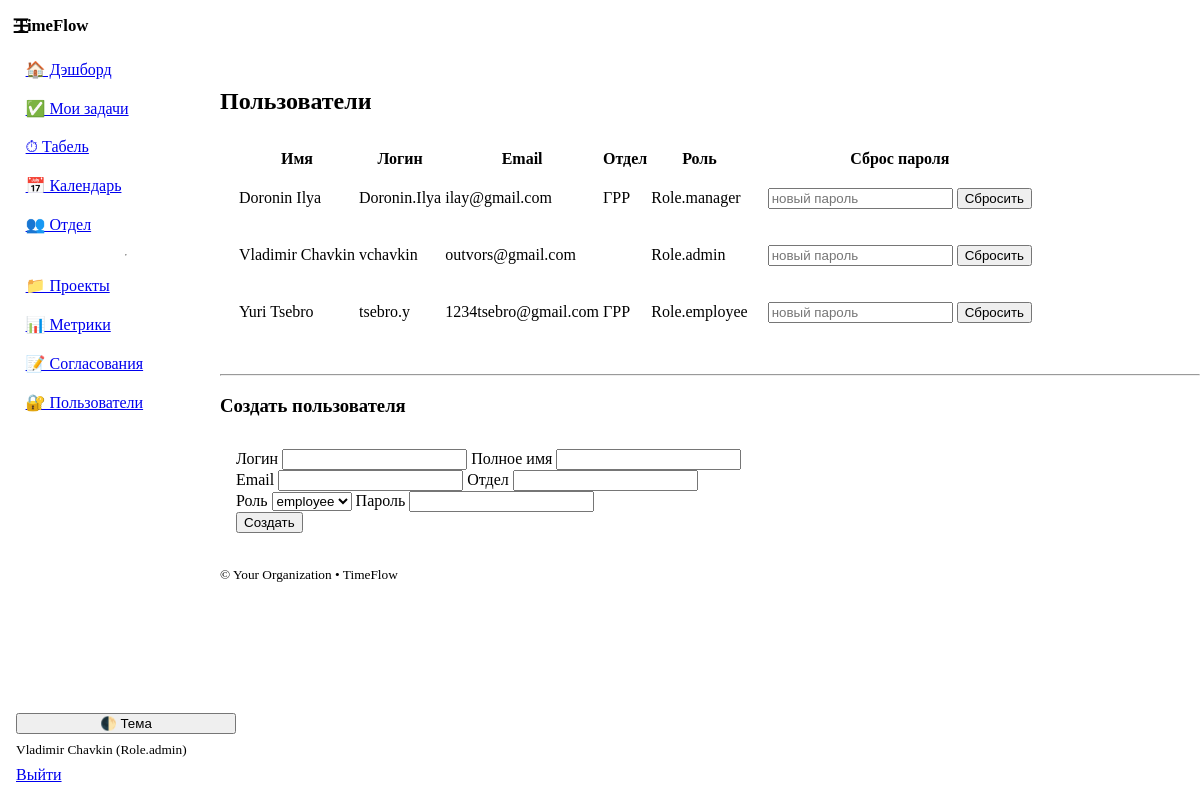
Page /admin/users (signed in) on the committed database.
### models.py (models this page shows)
class User(Base):
    __tablename__ = "users"
    id: Mapped[int] = mapped_column(Integer, primary_key=True, index=True)
    username: Mapped[str] = mapped_column(String(50), unique=True, index=True)
    full_name: Mapped[str] = mapped_column(String(120))
    email: Mapped[str] = mapped_column(String(200), unique=True)
    department: Mapped[str] = mapped_column(String(120), default="")
    role: Mapped[Role] = mapped_column(Enum(Role), default=Role.employee)
    is_active: Mapped[bool] = mapped_column(Boolean, default=True)
    hashed_password: Mapped[str] = mapped_column(String(255))
    created_at: Mapped[dt.datetime] = mapped_column(DateTime, default=dt.datetime.utcnow)
    tasks: Mapped[list["Task"]] = relationship(
        "Task",
        back_populates="assignee",
        foreign_keys="Task.assignee_id",
    )
    time_entries: Mapped[list["TimeEntry"]] = relationship(
        "TimeEntry",
        back_populates="user",
        foreign_keys="TimeEntry.user_id",
    )
    member_projects: Mapped[list["ProjectMember"]] = relationship(backref="user", cascade="all, delete-orphan")

### app.py (the view)
@app.get("/admin/users", response_class=HTMLResponse)
def users_page(request: Request, db: Session = Depends(get_db), user: User = Depends(require_roles(Role.admin))):
    users = db.scalars(select(User).order_by(User.full_name)).all()
    return templates.TemplateResponse("users.html", {"request": request, "user": user, "users": users, "app_name": APP_NAME})

### templates/users.html (shortened to what this page needs)
{% extends "base.html" %}
{% block content %}
  <h2>Пользователи</h2>
  <table>
    <thead><tr><th>Имя</th><th>Логин</th><th>Email</th><th>Отдел</th><th>Роль</th><th>Сброс пароля</th></tr></thead>
    <tbody>
      {% for u in users %}
      <tr>
        <td>{{ u.full_name }}</td>
        <td>{{ u.username }}</td>
        <td>{{ u.email }}</td>
        <td>{{ u.department }}</td>
        <td>{{ u.role }}</td>
        <td>
          <form method="post" action="/admin/users/reset_password" class="grid">
            <input type="password" name="new_password" placeholder="новый пароль" required>
            <button type="submit">Сбросить</button>
          </form>
        </td>
      </tr>
      {% endfor %}
    </tbody>
  </table>
  <hr>
  <h3>Создать пользователя</h3>
  <form method="post" action="/admin/users/new">
    <div class="grid">
      <label>Логин <input type="text" name="username" required></label>
      <label>Полное имя <input type="text" name="full_name" required></label>
    </div>
    <div class="grid">
      <label>Email <input type="email" name="email" required></label>
      <label>Отдел <input type="text" name="department"></label>
    </div>
    <div class="grid">
      <label>Роль
        <select name="role">
          <option value="employee">employee</option>
        </select>
      </label>
      <label>Пароль <input type="password" name="password" required></label>
    </div>
    <button type="submit">Создать</button>
  </form>
{% endblock %}

### templates/base.html (shortened to what this page needs)
<!doctype html>
<html lang="ru" data-theme="light">
<head>
  <link rel="stylesheet" href="https://cdn.jsdelivr.net/npm/@picocss/pico@1/css/pico.min.css">
  <link rel="stylesheet" href="/static/theme.css">
</head>
<body class="layout">
  <aside class="sidebar">
    <div class="brand">
      <strong>{{ app_name }}</strong>
    </div>
    <nav class="menu">
      <a href="/dashboard">🏠 Дэшборд</a>
      <a href="/tasks?mine=1">✅ Мои задачи</a>
      <a href="/timesheet">⏱ Табель</a>
      <a href="/leaves">📅 Календарь</a>
      <a href="/team">👥 Отдел</a>
      {% if user and (user.role in ['manager','admin']) %}
        <hr>
        <a href="/projects">📁 Проекты</a>
        <a href="/metrics">📊 Метрики</a>
        <a href="/admin/approvals">📝 Согласования</a>
        {% if user.role == "admin" %}<a href="/admin/users">🔐 Пользователи</a>{% endif %}
      {% endif %}
    </nav>
    <div class="sidebar-bottom">
      <button class="contrast full" onclick="toggleTheme()">🌓 Тема</button>
      {% if user %}
        <small class="muted">{{ user.full_name }} ({{ user.role }})</small>
        <a href="/auth/logout" class="secondary full">Выйти</a>
      {% endif %}
    </div>
  </aside>
  <header class="topbar">
    <label for="nav-toggle" class="burger" aria-label="Открыть меню">☰</label>
  </header>
  <main class="content container">
    {% block content %}{% endblock %}
  </main>
  <footer class="container footer-note">
    <small>&copy; {{ org_name if org_name is defined else '' }} • {{ app_name }}</small>
  </footer>
</body>
</html>

### static/theme.css (style rules this page uses)
:root { --sidebar-w: 220px; --topbar-h: 52px; --pico-border-radius: 12px; --tf-critical: hsl(0 75% 45%); --tf-badge-green-bg: hsl(148 58% 88%); --tf-badge-green-fg: hsl(148 45% 24%); --tf-badge-amber-bg: hsl(40 95% 90%); --tf-badge-amber-fg: hsl(28 65% 28%); --tf-badge-red-bg: hsl(3 80% 92%); --tf-badge-red-fg: hsl(3 70% 35%); --tf-badge-blue-bg: hsl(224 90% 92%); --tf-badge-blue-fg: hsl(224 70% 30%); --tf-badge-gray-bg: hsl(210 16% 90%); --tf-badge-gray-fg: hsl(210 12% 30%); }
.layout { display: contents; }
.sidebar { position: fixed; inset: 0 auto 0 0; width: var(--sidebar-w); background: var(--pico-card-background-color); border-right: 1px solid var(--pico-muted-border-color); padding: 1rem; display: flex; flex-direction: column; gap: 1rem; transform: translateX(-100%); transition: transform .2s ease; z-index: 1000; }
.brand { font-size: 1.05rem; white-space: nowrap; overflow: hidden; text-overflow: ellipsis; }
.menu { display: flex; flex-direction: column; gap: .25rem; }
.menu a { padding: .5rem .6rem; border-radius: 8px; }
.sidebar-bottom { margin-top: auto; display: grid; gap: .5rem; }
.full { width: 100%; }
.muted { color: var(--pico-muted-color); }
.topbar { position: fixed; top: 0; left: 0; right: 0; height: var(--topbar-h); display: flex; align-items: center; gap: .5rem; padding: 0 .75rem; background: var(--pico-background-color); border-bottom: 1px solid var(--pico-muted-border-color); z-index: 1100; }
.burger { font-size: 1.25rem; cursor: pointer; user-select: none; }
.content { padding-top: calc(var(--topbar-h) + 1rem); }
.container.content > * { margin-bottom: 1rem; }
.container.content article, .container.content table, .container.content form { background: var(--pico-card-background-color); border: 1px solid var(--pico-muted-border-color); border-radius: var(--pico-border-radius); padding: 1rem; }
@media (min-width: 992px) { .sidebar { transform: translateX(0); } }
@media (min-width: 992px) { .topbar { left: 0; } }
@media (min-width: 992px) { .content, .footer-note { margin-left: var(--sidebar-w); } }

### rows in the picture
User: full_name "Vladimir Chavkin", role "Role.admin", username "vchavkin", email "outvors@gmail.com"
User: full_name "Doronin Ilya", username "Doronin.Ilya", email "ilay@gmail.com", department "ГРР", role "Role.manager"
User: full_name "Yuri Tsebro", username "tsebro.y", email "1234tsebro@gmail.com", department "ГРР", role "Role.employee"

### other values in the picture
{{ app_name }} "TimeFlow"
{{ org_name if org_name is defined else '' }} "Your Organization"
